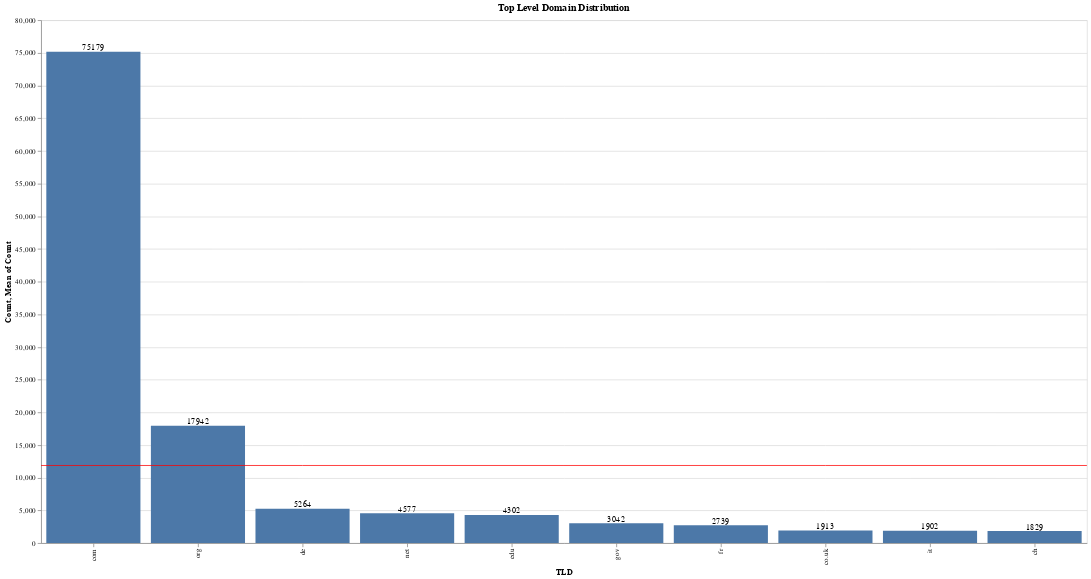

Write notebook code for a chart like this one.
### Markdown cell above
#### Next, we'll plot the TLD count.

### Code cell
tld_count = (
    domain_frequency["tld"]
    .value_counts()
    .rename_axis("TLD")
    .reset_index(name="Count")
    .head(10)
)

tld_bar = (
    alt.Chart(tld_count)
    .mark_bar()
    .encode(x=alt.X("TLD:O", sort="-y"), y=alt.Y("Count:Q"))
)

tld_rule = alt.Chart(tld_count).mark_rule(color="red").encode(y="mean(Count):Q")

tld_text = tld_bar.mark_text(align="center", baseline="bottom").encode(text="Count:Q")

(tld_bar + tld_rule + tld_text).properties(
    width=1400, height=700, title="Top Level Domain Distribution"
)

### Figure 1 — Vega-Lite specification as saved in the notebook (floating-point values rounded to 4 significant figures)
{"config": {"view": {"continuousWidth": 400, "continuousHeight": 300}}, "layer": [{"mark": "bar", "encoding": {"x": {"type": "ordinal", "field": "TLD", "sort": "-y"}, "y": {"type": "quantitative", "field": "Count"}}}, {"mark": {"type": "rule", "color": "red"}, "encoding": {"y": {"type": "quantitative", "aggregate": "mean", "field": "Count"}}}, {"mark": {"type": "text", "align": "center", "baseline": "bottom"}, "encoding": {"text": {"type": "quantitative", "field": "Count"}, "x": {"type": "ordinal", "field": "TLD", "sort": "-y"}, "y": {"type": "quantitative", "field": "Count"}}}], "data": {"name": "data-6f1f056a751356d3e799435f05da5218"}, "height": 700, "title": "Top Level Domain Distribution", "width": 1400, "$schema": "https://vega.github.io/schema/vega-lite/v4.8.1.json", "datasets": {"data-6f1f056a751356d3e799435f05da5218": [{"TLD": "com", "Count": 75179}, {"TLD": "org", "Count": 17942}, {"TLD": "de", "Count": 5264}, {"TLD": "net", "Count": 4577}, {"TLD": "edu", "Count": 4302}, {"TLD": "gov", "Count": 3042}, {"TLD": "fr", "Count": 2739}, {"TLD": "co.uk", "Count": 1913}, {"TLD": "it", "Count": 1902}, {"TLD": "ch", "Count": 1829}]}}
